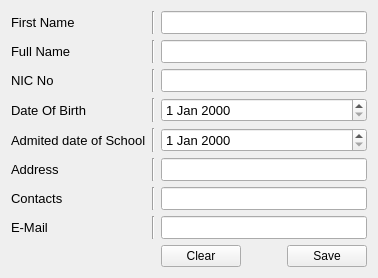
         <widget class="QWidget" name="tab_5">
          <attribute name="title">
           <string>Add New</string>
          </attribute>
          <layout class="QGridLayout" name="gridLayout_8">
           <item row="5" column="3">
            <widget class="QLineEdit" name="lineEdit_17">
             <property name="font">
              <font>
               <pointsize>10</pointsize>
              </font>
             </property>
            </widget>
           </item>
           <item row="0" column="3">
            <widget class="QLineEdit" name="lineEdit">
             <property name="font">
              <font>
               <pointsize>10</pointsize>
              </font>
             </property>
            </widget>
           </item>
           <item row="0" column="0">
            <widget class="QLabel" name="label_2">
             <property name="font">
              <font>
               <pointsize>10</pointsize>
              </font>
             </property>
             <property name="text">
              <string>First Name</string>
             </property>
            </widget>
           </item>
           <item row="1" column="0">
            <widget class="QLabel" name="label_19">
             <property name="font">
              <font>
               <pointsize>10</pointsize>
              </font>
             </property>
             <property name="text">
              <string>Full Name</string>
             </property>
            </widget>
           </item>
           <item row="3" column="3">
            <widget class="QDateEdit" name="dateEdit_5">
             <property name="font">
              <font>
               <pointsize>10</pointsize>
              </font>
             </property>
            </widget>
           </item>
           <item row="1" column="3">
            <widget class="QLineEdit" name="lineEdit_13">
             <property name="font">
              <font>
               <pointsize>10</pointsize>
              </font>
             </property>
            </widget>
           </item>
           <item row="5" column="0">
            <widget class="QLabel" name="label_25">
             <property name="font">
              <font>
               <pointsize>10</pointsize>
              </font>
             </property>
             <property name="text">
              <string>Address</string>
             </property>
            </widget>
           </item>
           <item row="6" column="3">
            <widget class="QLineEdit" name="lineEdit_18">
             <property name="font">
              <font>
               <pointsize>10</pointsize>
              </font>
             </property>
            </widget>
           </item>
           <item row="2" column="1">
            <widget class="Line" name="line_19">
             <property name="orientation">
              <enum>Qt::Vertical</enum>
             </property>
            </widget>
           </item>
           <item row="2" column="3">
            <widget class="QLineEdit" name="lineEdit_16">
             <property name="font">
              <font>
               <pointsize>10</pointsize>
              </font>
             </property>
            </widget>
           </item>
           <item row="6" column="0">
            <widget class="QLabel" name="label_26">
             <property name="font">
              <font>
               <pointsize>10</pointsize>
              </font>
             </property>
             <property name="text">
              <string>Contacts</string>
             </property>
            </widget>
           </item>
           <item row="3" column="0">
            <widget class="QLabel" name="label_23">
             <property name="font">
              <font>
               <pointsize>10</pointsize>
              </font>
             </property>
             <property name="text">
              <string>Date Of Birth</string>
             </property>
            </widget>
           </item>
           <item row="2" column="0">
            <widget class="QLabel" name="label_22">
             <property name="font">
              <font>
               <pointsize>10</pointsize>
              </font>
             </property>
             <property name="text">
              <string>NIC No</string>
             </property>
            </widget>
           </item>
           <item row="0" column="1">
            <widget class="Line" name="line">
             <property name="orientation">
              <enum>Qt::Vertical</enum>
             </property>
            </widget>
           </item>
           <item row="3" column="1">
            <widget class="Line" name="line_20">
             <property name="orientation">
              <enum>Qt::Vertical</enum>
             </property>
            </widget>
           </item>
           <item row="4" column="3">
            <widget class="QDateEdit" name="dateEdit_6">
             <property name="font">
              <font>
               <pointsize>10</pointsize>
              </font>
             </property>
            </widget>
           </item>
           <item row="1" column="1">
            <widget class="Line" name="line_11">
             <property name="orientation">
              <enum>Qt::Vertical</enum>
             </property>
            </widget>
           </item>
           <item row="4" column="1">
            <widget class="Line" name="line_21">
             <property name="orientation">
              <enum>Qt::Vertical</enum>
             </property>
            </widget>
           </item>
           <item row="4" column="0">
            <widget class="QLabel" name="label_24">
             <property name="font">
              <font>
               <pointsize>10</pointsize>
              </font>
             </property>
             <property name="text">
              <string>Admited date of School</string>
             </property>
            </widget>
           </item>
           <item row="6" column="1">
            <widget class="Line" name="line_23">
             <property name="orientation">
              <enum>Qt::Vertical</enum>
             </property>
            </widget>
           </item>
           <item row="5" column="1">
            <widget class="Line" name="line_22">
             <property name="orientation">
              <enum>Qt::Vertical</enum>
             </property>
            </widget>
           </item>
           <item row="8" column="3">
            <layout class="QHBoxLayout" name="horizontalLayout_4">
             <item>
              <widget class="QPushButton" name="pushButton_11">
               <property name="text">
                <string>Clear</string>
               </property>
               <property name="icon">
                <iconset resource="clear_st.qrc">
                 <normaloff>:/newPrefix/delete.png</normaloff>:/newPrefix/delete.png</iconset>
               </property>
              </widget>
             </item>
             <item>
              <spacer name="horizontalSpacer_4">
               <property name="orientation">
                <enum>Qt::Horizontal</enum>
               </property>
               <property name="sizeHint" stdset="0">
                <size>
                 <width>40</width>
                 <height>20</height>
                </size>
               </property>
              </spacer>
             </item>
             <item>
              <widget class="QPushButton" name="pushButton_5">
               <property name="text">
                <string>Save</string>
               </property>
               <property name="icon">
                <iconset resource="save_t.qrc">
                 <normaloff>:/newPrefix/save.png</normaloff>:/newPrefix/save.png</iconset>
               </property>
              </widget>
             </item>
            </layout>
           </item>
           <item row="7" column="0">
            <widget class="QLabel" name="label_27">
             <property name="font">
              <font>
               <pointsize>10</pointsize>
              </font>
             </property>
             <property name="text">
              <string>E-Mail</string>
             </property>
            </widget>
           </item>
           <item row="7" column="1">
            <widget class="Line" name="line_24">
             <property name="orientation">
              <enum>Qt::Vertical</enum>
             </property>
            </widget>
           </item>
           <item row="7" column="3">
            <widget class="QLineEdit" name="lineEdit_19">
             <property name="font">
              <font>
               <pointsize>10</pointsize>
              </font>
             </property>
            </widget>
           </item>
          </layout>
         </widget>
